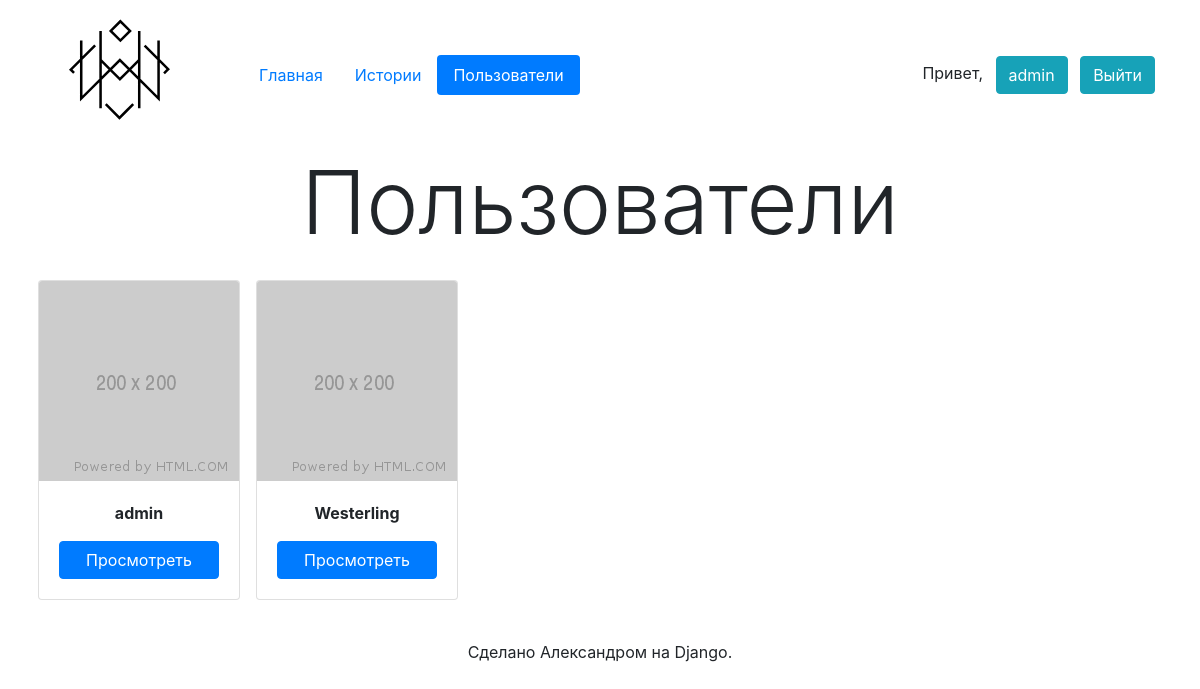
Before: /users/ (signed in) with the older database file.
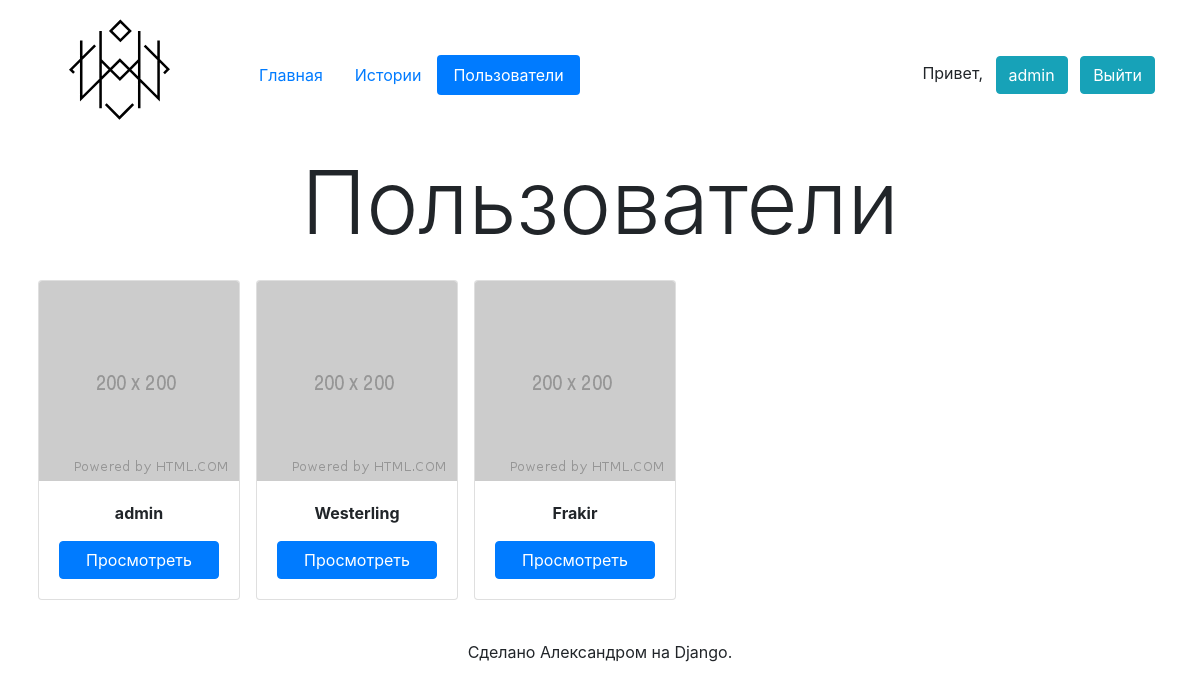
After: the same page with the newer database file.
### app/models.py (models this page shows, shortened)
class Profile(models.Model):
    GENDERS = [
        (None, 'Выберите пол'),
        ('Мужской', 'Мужской'),
        ('Женский', 'Женский'),
    ]
    user = models.OneToOneField(User, verbose_name='Пользователь', on_delete=models.CASCADE)
    image = models.ImageField('Аватар', upload_to='users/', default='placeholder-200.png')
    gender = models.CharField('Пол', choices=GENDERS, blank=False, default=None, max_length=7, null=True)
    birth_date = models.DateField('Дата рождения', null=True, default=timezone.now)
    bio = models.TextField('Личная информация', max_length=1000)
    is_private = models.BooleanField('Приватный', default=False)
    class Meta:
        verbose_name = 'Профиль'
        verbose_name_plural = 'Профили'

### app/views.py (the view)
# urls.py: path('users/', UsersListView.as_view(), name='users'),
class UsersListView(LoginRequiredMixin, ListView):
    login_url = 'sign_in'
    model = Profile
    template_name = 'users.html'
    context_object_name = 'users_list'

### app/templatetags/app_tags.py (called while the page is built)
@register.inclusion_tag('layout/base_tag.html', takes_context=True)
def nav(context, template='nav.html', page='index'):
    return {'context': context, 'template': template, 'page': page}

### templates/users.html (shortened to what this page needs)
{% extends 'layout/base.html' %}
{% load app_tags %}
{% block nav %}
    {% nav page='users' %}
{% endblock %}
{% block h1 %}
    Пользователи
{% endblock %}
{% block content %}
    <div class="row">
        {% for usr in users_list %}
                <div class="card mx-2">
                    <img src="{{ usr.image.url }}" class="card-img-top" width="200" height="200" alt="User Image">
                    <div class="d-flex card-body justify-content-center flex-column" style="max-width: 200px">
                        <b class="mb-3 card-title text-center">{{ usr.user.username }}</b>
                        <a href="{% url 'profile' usr.user.username %}" class="btn btn-primary">Просмотреть</a>
                    </div>
                </div>
        {% endfor %}
    </div>
{% endblock %}

### templates/layout/base.html (shortened to what this page needs)
{% load bootstrap4 %}
{% load static %}
{% load app_tags %}
<!DOCTYPE html>
<html lang="ru">
<head>
    {% bootstrap_css %}
</head>
<body>
    <div class="container">
        <header class="row no-gutters align-items-center">
            <div class="">
                <img src="{% static 'app/logo.svg' %}" width="150" height="150" alt="Logo">
            </div>
            {% block nav %}{% endblock %}
            {% if user.is_authenticated or request.resolver_match.url_name != 'index' %}
            <div class="align-items-center">
                {% if user.is_authenticated %}
                <span class="mr-2">Привет,</span>
                <a href="{% url 'profile' user.username %}" class="btn btn-info mr-2">{{ user }}</a>
                <a href="{% url 'sign_out' %}" class="btn btn-info">Выйти</a>
                {% else %}
                <a href="{% url 'sign_up' %}" class="btn btn-info mr-2">Зарегистрироваться</a>
                <a href="{% url 'sign_in' %}" class="btn btn-info">Войти</a>
                {% endif %}
            </div>
        {% endif %}
        </header>
        <main class="pb-3">
            <h1 class="display-2 text-center mb-4">{% block h1 %}{% endblock %}</h1>
            {% block content %}{% endblock %}
        </main>
        <footer class="pt-4 pb-4 text-center">
            <p>Сделано Александром на Django.</p>
        </footer>
    </div>
</body>
</html>

### templates/layout/base_tag.html
{% extends template %}

### templates/nav.html
<nav class="nav nav-pills pr-5 pl-5 flex-grow-1">
    <a class="nav-item nav-link{% if page == 'index' %} active{% endif %}" href="{% url 'index' %}">Главная</a>
    <a class="nav-item nav-link{% if page == 'stories' %} active{% endif %}" href="{% url 'stories' %}">Истории</a>
    <a class="nav-item nav-link{% if page == 'users' %} active{% endif %}" href="{% url 'users' %}">Пользователи</a>
</nav>

Changed rows visible on the page:
added Profile: image (placeholder picture), user.username "Frakir"
